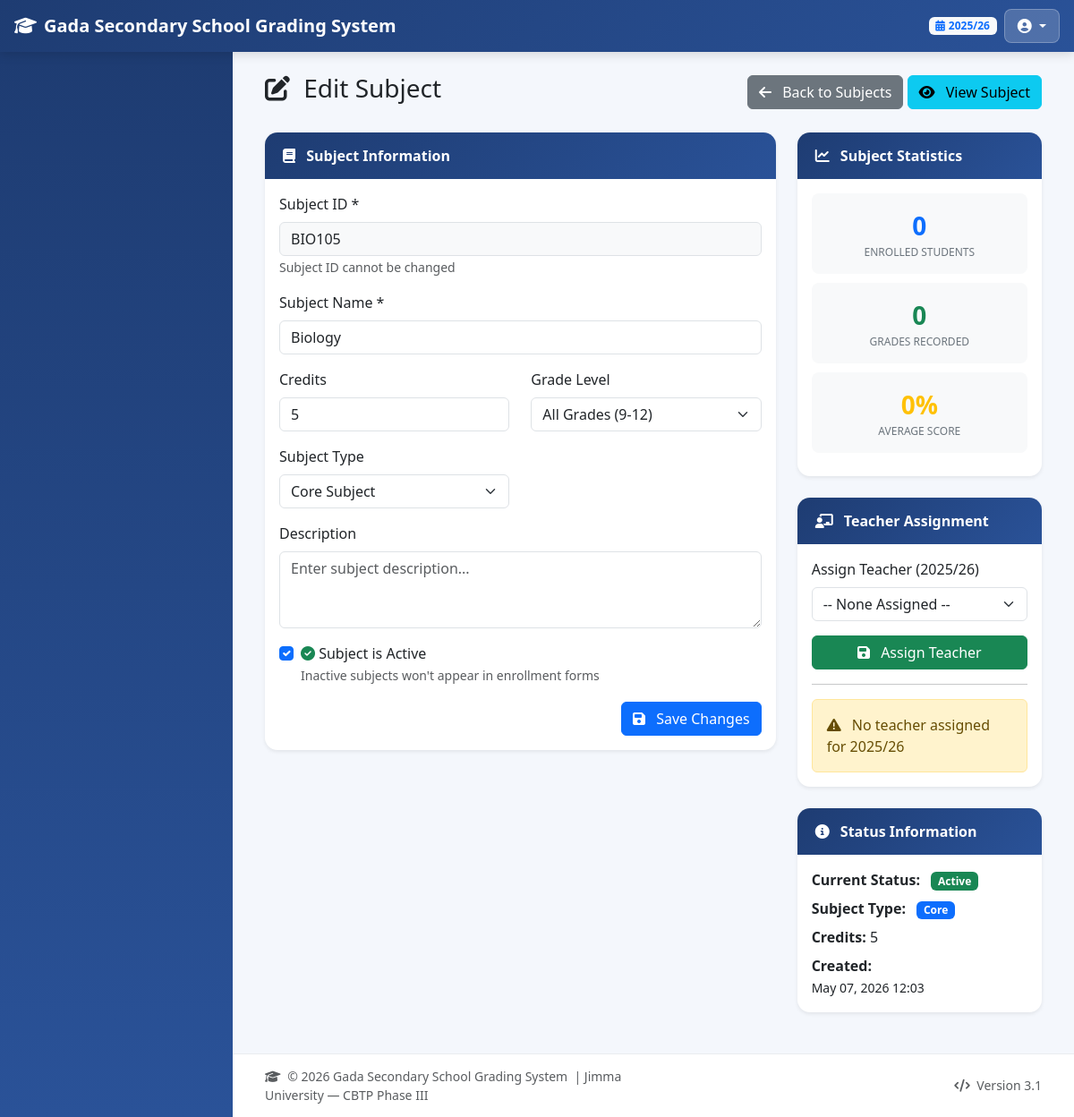
The app's page /admin/edit_subject.php?id=BIO105 (signed in) with its own data.
### tables this page shows
CREATE TABLE subject (
    subject_id    VARCHAR(20)  PRIMARY KEY,
    subject_name  VARCHAR(100) NOT NULL,
    short_name    VARCHAR(20)  DEFAULT NULL,
    credits       INT          DEFAULT 3,
    grade_level   VARCHAR(10)  DEFAULT '9-12',
    subject_type  ENUM('core','elective','optional') DEFAULT 'core',
    description   TEXT         DEFAULT NULL,
    is_active     BOOLEAN      DEFAULT TRUE,
    created_at    TIMESTAMP    DEFAULT CURRENT_TIMESTAMP,
    INDEX idx_subject_active (is_active)
);

CREATE TABLE academic_year (
    year_id    INT          PRIMARY KEY AUTO_INCREMENT,
    year_name  VARCHAR(20)  UNIQUE NOT NULL,
    start_date DATE,
    end_date   DATE,
    is_current BOOLEAN      DEFAULT FALSE,
    is_active  BOOLEAN      DEFAULT TRUE,
    created_at TIMESTAMP    DEFAULT CURRENT_TIMESTAMP
);

### admin/edit_subject.php (the view, shortened to what this page needs)
<?php
require_once '../includes/header.php';
$conn = db();
$subject_id = isset($_GET['id']) ? $conn->real_escape_string($_GET['id']) : '';
$subjectQuery = $conn->query("SELECT * FROM subject WHERE subject_id = '$subject_id'");
if (!$subjectQuery || $subjectQuery->num_rows == 0) {
    $error = "Subject not found!";
} else {
    $subject = $subjectQuery->fetch_assoc();
}
$yearResult = $conn->query("SELECT year_id, year_name FROM academic_year WHERE is_current = 1 LIMIT 1");
if ($yearResult && $yearResult->num_rows > 0) {
    $currentYear = $yearResult->fetch_assoc();
} else {
    $currentYear = ['year_id' => 2, 'year_name' => '2025/26'];
}
$currentYearId = $currentYear['year_id'];
$assignedTeacher = $conn->query("
    SELECT t.teacher_id, u.full_name
    FROM teacher_subject ts
    JOIN teacher t ON ts.teacher_id = t.teacher_id
    JOIN users u ON t.username = u.username
    WHERE ts.subject_id = '$subject_id'
    AND ts.academic_year_id = $currentYearId
    AND ts.is_primary = 1
    LIMIT 1
");
$currentTeacher = ($assignedTeacher && $assignedTeacher->num_rows > 0) ? $assignedTeacher->fetch_assoc() : null;
$studentCountResult = $conn->query("SELECT COUNT(DISTINCT student_id) as total
                                    FROM student_subject
                                    WHERE subject_id = '$subject_id' AND is_active = 1");
$studentCount = ($studentCountResult && $studentCountResult->num_rows > 0) ? $studentCountResult->fetch_assoc()['total'] : 0;
$gradeCountResult = $conn->query("SELECT COUNT(*) as total FROM mark WHERE subject_id = '$subject_id'");
$gradeCount = ($gradeCountResult && $gradeCountResult->num_rows > 0) ? $gradeCountResult->fetch_assoc()['total'] : 0;
$avgScoreResult = $conn->query("SELECT AVG(score) as avg FROM mark WHERE subject_id = '$subject_id'");
$avgScore = ($avgScoreResult && $avgScoreResult->num_rows > 0) ? round($avgScoreResult->fetch_assoc()['avg'] ?? 0, 1) : 0;
?>
<div class="container-fluid">
    <div class="d-flex justify-content-between align-items-center mb-4">
        <h1 class="h3">
            <i class="fas fa-edit me-2"></i> Edit Subject
        </h1>
        <div>
            <a href="manage_subjects.php" class="btn btn-secondary">
                <i class="fas fa-arrow-left me-2"></i> Back to Subjects
            </a>
            <a href="view_subject.php?id=<?php echo urlencode($subject_id); ?>" class="btn btn-info">
                <i class="fas fa-eye me-2"></i> View Subject
            </a>
        </div>
    </div>
    <?php if (isset($subject)): ?>
        <div class="row">
            <div class="col-md-8">
                <div class="card shadow-sm">
                    <div class="card-header bg-primary text-white">
                        <i class="fas fa-book me-2"></i> Subject Information
                    </div>
                    <div class="card-body">
                        <form method="POST">
                            <div class="row">
                                <div class="col-md-12 mb-3">
                                    <label class="form-label">Subject ID *</label>
                                    <input type="text" class="form-control bg-light"
                                           value="<?php echo htmlspecialchars($subject['subject_id']); ?>"
                                           readonly disabled>
                                    <small class="text-muted">Subject ID cannot be changed</small>
                                </div>
                                <div class="col-md-12 mb-3">
                                    <label class="form-label">Subject Name *</label>
                                    <input type="text" name="subject_name" class="form-control"
                                           value="<?php echo htmlspecialchars($subject['subject_name']); ?>" required>
                                </div>
                                <div class="col-md-6 mb-3">
                                    <label class="form-label">Credits</label>
                                    <input type="number" name="credits" class="form-control"
                                           value="<?php echo $subject['credits']; ?>" min="1" max="10" required>
                                </div>
                                <div class="col-md-6 mb-3">
                                    <label class="form-label">Grade Level</label>
                                    <select name="grade_level" class="form-select">
                                        <option value="9-12" <?php echo ($subject['grade_level'] ?? '9-12') == '9-12' ? 'selected' : ''; ?>>All Grades (9-12)</option>
                                    </select>
                                </div>
                                <div class="col-md-6 mb-3">
                                    <label class="form-label">Subject Type</label>
                                    <select name="subject_type" class="form-select">
                                        <option value="core" <?php echo ($subject['subject_type'] ?? 'core') == 'core' ? 'selected' : ''; ?>>Core Subject</option>
                                    </select>
                                </div>
                                <div class="col-md-12 mb-3">
                                    <label class="form-label">Description</label>
                                    <textarea name="description" class="form-control" rows="3"
                                              placeholder="Enter subject description..."><?php echo htmlspecialchars($subject['description'] ?? ''); ?></textarea>
                                </div>
                                <div class="col-md-12 mb-3">
                                    <div class="form-check">
                                        <input class="form-check-input" type="checkbox" name="is_active" id="is_active"
                                               value="1" <?php echo ($subject['is_active'] ?? 1) == 1 ? 'checked' : ''; ?>>
                                        <label class="form-check-label" for="is_active">
                                            <i class="fas fa-check-circle text-success"></i> Subject is Active
                                        </label>
                                        <br>
                                        <small class="text-muted">Inactive subjects won't appear in enrollment forms</small>
                                    </div>
                                </div>
                            </div>
                            <div class="text-end">
                                <button type="submit" name="update_subject" class="btn btn-primary">
                                    <i class="fas fa-save me-2"></i> Save Changes
                                </button>
                            </div>
                        </form>
                    </div>
                </div>
            </div>
            <div class="col-md-4">
                <div class="card shadow-sm">
                    <div class="card-header bg-info text-white">
                        <i class="fas fa-chart-line me-2"></i> Subject Statistics
                    </div>
                    <div class="card-body">
                        <div class="stat-card">
                            <div class="stat-number text-primary"><?php echo $studentCount; ?></div>
                            <div class="stat-label">Enrolled Students</div>
                        </div>
                        <div class="stat-card">
                            <div class="stat-number text-success"><?php echo $gradeCount; ?></div>
                            <div class="stat-label">Grades Recorded</div>
                        </div>
                        <div class="stat-card">
                            <div class="stat-number text-warning"><?php echo $avgScore; ?>%</div>
                            <div class="stat-label">Average Score</div>
                        </div>
                    </div>
                </div>
                <div class="card shadow-sm mt-4">
                    <div class="card-header bg-success text-white">
                        <i class="fas fa-chalkboard-user me-2"></i> Teacher Assignment
                    </div>
                    <div class="card-body">
                        <form method="POST">
                            <div class="mb-3">
                                <label class="form-label">
                                    Assign Teacher (<?php echo htmlspecialchars($currentYear['year_name']); ?>)
                                </label>
                                <select name="teacher_id" class="form-select">
                                    <option value="">-- None Assigned --</option>
                                </select>
                            </div>
                            <button type="submit" name="assign_teacher" class="btn btn-success w-100">
                                <i class="fas fa-save me-2"></i> Assign Teacher
                            </button>
                        </form>
                        <?php if ($currentTeacher): ?>
                            <hr>
                            <div class="alert alert-info mb-0">
                                <i class="fas fa-info-circle me-2"></i>
                                <strong>Currently Assigned:</strong><br>
                                <?php echo htmlspecialchars($currentTeacher['full_name']); ?>
                            </div>
                        <?php else: ?>
                            <hr>
                            <div class="alert alert-warning mb-0">
                                <i class="fas fa-exclamation-triangle me-2"></i>
                                No teacher assigned for <?php echo htmlspecialchars($currentYear['year_name']); ?>
                            </div>
                        <?php endif; ?>
                    </div>
                </div>
                <div class="card shadow-sm mt-4">
                    <div class="card-header bg-secondary text-white">
                        <i class="fas fa-info-circle me-2"></i> Status Information
                    </div>
                    <div class="card-body">
                        <div class="mb-2">
                            <strong>Current Status:</strong>
                            <span class="badge bg-<?php echo ($subject['is_active'] ?? 1) == 1 ? 'success' : 'danger'; ?> ms-2">
                                <?php echo ($subject['is_active'] ?? 1) == 1 ? 'Active' : 'Inactive'; ?>
                            </span>
                        </div>
                        <div class="mb-2">
                            <strong>Subject Type:</strong>
                            <span class="badge bg-<?php echo ($subject['subject_type'] ?? 'core') == 'core' ? 'primary' : 'warning'; ?> ms-2">
                                <?php echo ucfirst($subject['subject_type'] ?? 'Core'); ?>
                            </span>
                        </div>
                        <div class="mb-2">
                            <strong>Credits:</strong>
                            <?php echo $subject['credits']; ?>
                        </div>
                        <?php if (isset($subject['created_at']) && $subject['created_at']): ?>
                        <div>
                            <strong>Created:</strong><br>
                            <small><?php echo date('M d, Y H:i', strtotime($subject['created_at'])); ?></small>
                        </div>
                        <?php endif; ?>
                    </div>
                </div>
            </div>
        </div>
    <?php endif; ?>
</div>
<?php require_once '../includes/footer.php'; ?>

### includes/header.php (style rules this page uses)
:root { --primary: #1e3c72; --secondary: #2a5298; --sidebar-w: 260px; --navbar-h: 58px; }
* { margin: 0; padding: 0; box-sizing: border-box; }
body { font-family: 'Segoe UI', system-ui, -apple-system, sans-serif; background: #f4f7fc; overflow-x: hidden; }
.card { border: none; border-radius: 14px; box-shadow: 0 4px 18px rgba(0,0,0,.07); margin-bottom: 22px; }
.card-header { background: linear-gradient(135deg, var(--primary), var(--secondary)) !important; border-radius: 14px 14px 0 0 !important; padding: 14px 20px; font-weight: 600; color: #fff; border: none; }

### admin/edit_subject.php (style rules this page uses)
.stat-card { text-align: center; padding: 15px; border-radius: 8px; background: #f8f9fa; margin-bottom: 10px; }
.stat-number { font-size: 28px; font-weight: bold; margin: 0; }
.stat-label { color: #6c757d; font-size: 12px; text-transform: uppercase; margin: 0; }

### records on screen
subject: subject_id "BIO105", subject_name "Biology", credits "5", subject_type "Core Subject", is_active "☑", subject_type "Core", created_at "May 07, 2026 12:03"
academic_year: year_name "2025/26"

### other values on screen
APP_NAME "Gada Secondary School Grading System"
CURRENT_ACADEMIC_YEAR "2025/26"
$studentCount "0"
$gradeCount "0"
$avgScore "0"
